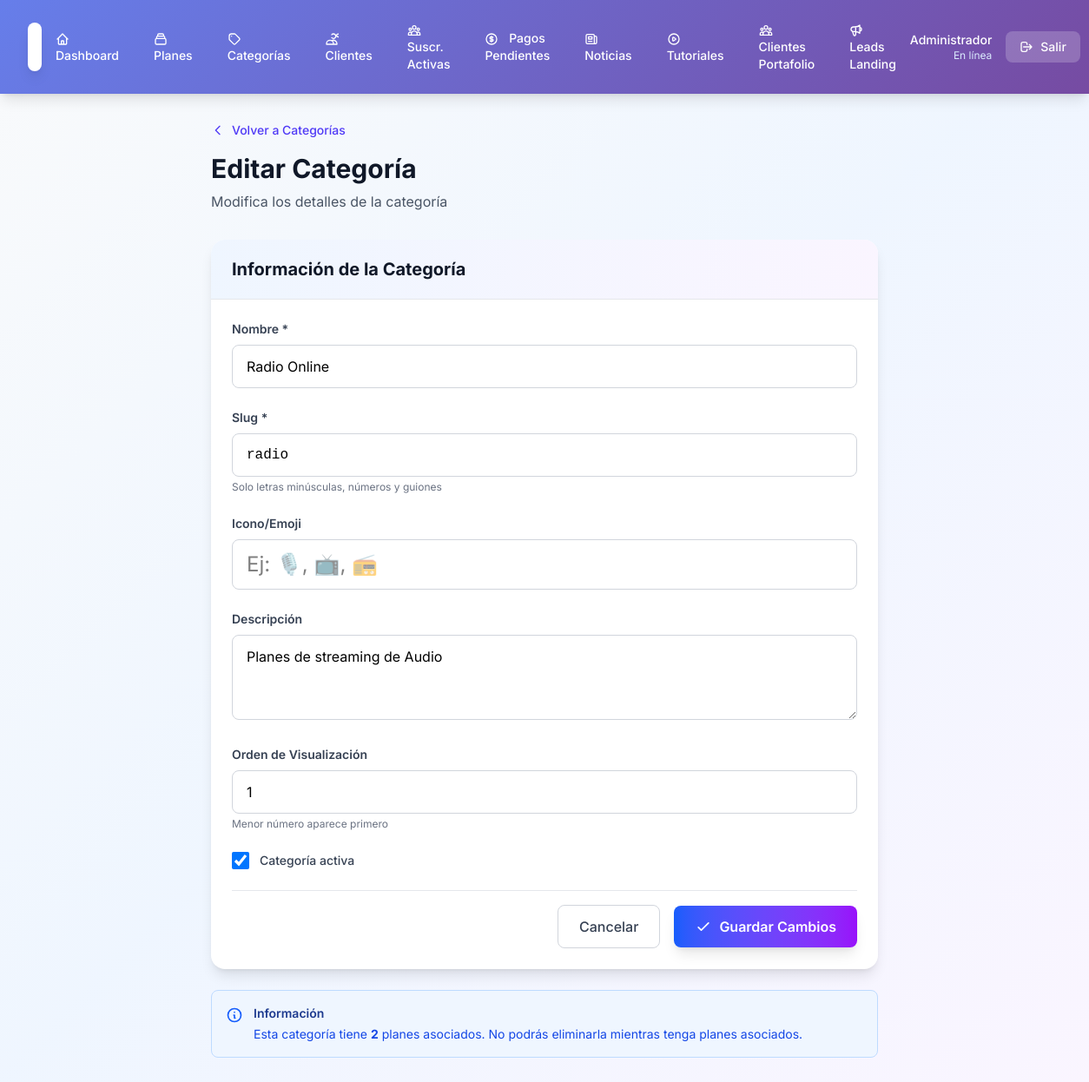
Page /admin/categoria_editar.php?id=8 (signed in) on the committed database.
### tables this page shows
CREATE TABLE IF NOT EXISTS `plan_categories` (
  `id` int(11) NOT NULL AUTO_INCREMENT,
  `name` varchar(100) NOT NULL,
  `slug` varchar(100) NOT NULL,
  `description` text DEFAULT NULL,
  `icon` varchar(50) DEFAULT NULL,
  `display_order` int(11) DEFAULT 0,
  `is_active` tinyint(1) DEFAULT 1,
  `created_at` timestamp NOT NULL DEFAULT current_timestamp(),
  `updated_at` timestamp NOT NULL DEFAULT current_timestamp() ON UPDATE current_timestamp(),
  PRIMARY KEY (`id`),
  UNIQUE KEY `slug` (`slug`),
  KEY `idx_slug` (`slug`),
  KEY `idx_display_order` (`display_order`)
);

### admin/categoria_editar.php (the view, shortened to what this page needs)
<?php
include 'header.php';
$category_id = $_GET['id'] ?? null;
$pdo = getDatabase();
$stmt = $pdo->prepare("SELECT * FROM plan_categories WHERE id = ?");
$stmt->execute([$category_id]);
$category = $stmt->fetch(PDO::FETCH_ASSOC);
$stmt_count = $pdo->prepare("SELECT COUNT(*) FROM plans WHERE category_id = ?");
$stmt_count->execute([$category_id]);
$plan_count = $stmt_count->fetchColumn();
?>
<div class="max-w-3xl mx-auto">
    <div class="mb-8">
        <a href="categorias.php" class="text-sm font-medium text-indigo-600 hover:text-indigo-500 flex items-center mb-4">
            <svg class="w-4 h-4 mr-2" fill="none" stroke="currentColor" viewBox="0 0 24 24">
                <path stroke-linecap="round" stroke-linejoin="round" stroke-width="2" d="M15 19l-7-7 7-7"/>
            </svg>
            Volver a Categorías
        </a>
        <h2 class="text-3xl font-bold text-gray-900 mb-2">Editar Categoría</h2>
        <p class="text-gray-600">Modifica los detalles de la categoría</p>
    </div>
    <div class="bg-white rounded-2xl shadow-lg overflow-hidden mb-6">
        <div class="px-6 py-5 border-b border-gray-200 bg-gradient-to-r from-blue-50 to-purple-50">
            <h3 class="text-xl font-bold text-gray-900">Información de la Categoría</h3>
        </div>
        <form method="POST" class="p-6 space-y-6">
                <div>
                <label for="name" class="block text-sm font-semibold text-gray-700 mb-2">
                    Nombre *
                </label>
                <input
                    type="text"
                    id="name"
                    name="name"
                    required
                    placeholder="Ej: Radio Online"
                    class="w-full px-4 py-3 border border-gray-300 rounded-lg focus:ring-2 focus:ring-purple-500 focus:border-transparent transition-all"
                    value="<?php echo htmlspecialchars($category['name']); ?>"
                >
            </div>
            <div>
                <label for="slug" class="block text-sm font-semibold text-gray-700 mb-2">
                    Slug *
                </label>
                <input
                    type="text"
                    id="slug"
                    name="slug"
                    required
                    placeholder="Ej: radio-online"
                    pattern="[a-z0-9-]+"
                    class="w-full px-4 py-3 border border-gray-300 rounded-lg focus:ring-2 focus:ring-purple-500 focus:border-transparent transition-all font-mono"
                    value="<?php echo htmlspecialchars($category['slug']); ?>"
                >
                <p class="mt-1 text-xs text-gray-500">Solo letras minúsculas, números y guiones</p>
            </div>
            <div>
                <label for="icon" class="block text-sm font-semibold text-gray-700 mb-2">
                    Icono/Emoji
                </label>
                <input
                    type="text"
                    id="icon"
                    name="icon"
                    placeholder="Ej: 🎙️, 📺, 📻"
                    maxlength="10"
                    class="w-full px-4 py-3 border border-gray-300 rounded-lg focus:ring-2 focus:ring-purple-500 focus:border-transparent transition-all text-2xl"
                    value="<?php echo htmlspecialchars($category['icon']); ?>"
                >
            </div>
            <div>
                <label for="description" class="block text-sm font-semibold text-gray-700 mb-2">
                    Descripción
                </label>
                <textarea
                    id="description"
                    name="description"
                    rows="3"
                    placeholder="Descripción breve de la categoría"
                    class="w-full px-4 py-3 border border-gray-300 rounded-lg focus:ring-2 focus:ring-purple-500 focus:border-transparent transition-all"
                ><?php echo htmlspecialchars($category['description']); ?></textarea>
            </div>
            <div>
                <label for="display_order" class="block text-sm font-semibold text-gray-700 mb-2">
                    Orden de Visualización
                </label>
                <input
                    type="number"
                    id="display_order"
                    name="display_order"
                    min="0"
                    placeholder="0"
                    class="w-full px-4 py-3 border border-gray-300 rounded-lg focus:ring-2 focus:ring-purple-500 focus:border-transparent transition-all"
                    value="<?php echo htmlspecialchars($category['display_order']); ?>"
                >
                <p class="mt-1 text-xs text-gray-500">Menor número aparece primero</p>
            </div>
            <div class="flex items-center">
                <input
                    type="checkbox"
                    id="is_active"
                    name="is_active"
                    class="w-5 h-5 text-purple-600 border-gray-300 rounded focus:ring-purple-500"
                    <?php echo $category['is_active'] ? 'checked' : ''; ?>
                >
                <label for="is_active" class="ml-3 block text-sm font-medium text-gray-700">
                    Categoría activa
                </label>
            </div>
            <div class="flex items-center justify-end space-x-4 pt-4 border-t border-gray-200">
                <a href="categorias.php" class="px-6 py-3 border border-gray-300 rounded-lg text-gray-700 hover:bg-gray-50 font-medium transition-colors">
                    Cancelar
                </a>
                <button type="submit" class="px-6 py-3 bg-gradient-to-r from-blue-600 to-purple-600 hover:from-blue-700 hover:to-purple-700 text-white rounded-lg font-semibold shadow-lg transform hover:scale-105 transition-all duration-300 flex items-center">
                    <svg class="w-5 h-5 mr-2" fill="none" stroke="currentColor" viewBox="0 0 24 24">
                        <path stroke-linecap="round" stroke-linejoin="round" stroke-width="2" d="M5 13l4 4L19 7"/>
                    </svg>
                    Guardar Cambios
                </button>
            </div>
        </form>
    </div>
    <div class="bg-blue-50 border border-blue-200 rounded-lg p-4">
        <div class="flex items-start">
            <svg class="w-5 h-5 text-blue-600 mt-0.5 mr-3" fill="none" stroke="currentColor" viewBox="0 0 24 24">
                <path stroke-linecap="round" stroke-linejoin="round" stroke-width="2" d="M13 16h-1v-4h-1m1-4h.01M21 12a9 9 0 11-18 0 9 9 0 0118 0z"/>
            </svg>
            <div>
                <h4 class="text-sm font-semibold text-blue-900 mb-1">Información</h4>
                <p class="text-sm text-blue-700">
                    Esta categoría tiene <strong><?php echo $plan_count; ?></strong> <?php echo $plan_count === 1 ? 'plan asociado' : 'planes asociados'; ?>.
                    <?php if ($plan_count > 0): ?>
                        No podrás eliminarla mientras tenga planes asociados.
                    <?php endif; ?>
                </p>
            </div>
        </div>
    </div>
</div>
<?php include 'footer.php'; ?>

### admin/header.php (style rules this page uses)
body { font-family: 'Inter', sans-serif; }

### rows in the picture
plan_categories: name "Radio Online", slug "radio", description "Planes de streaming de Audio", display_order "1", is_active "☑"

### other values in the picture
$plan_count "2"
